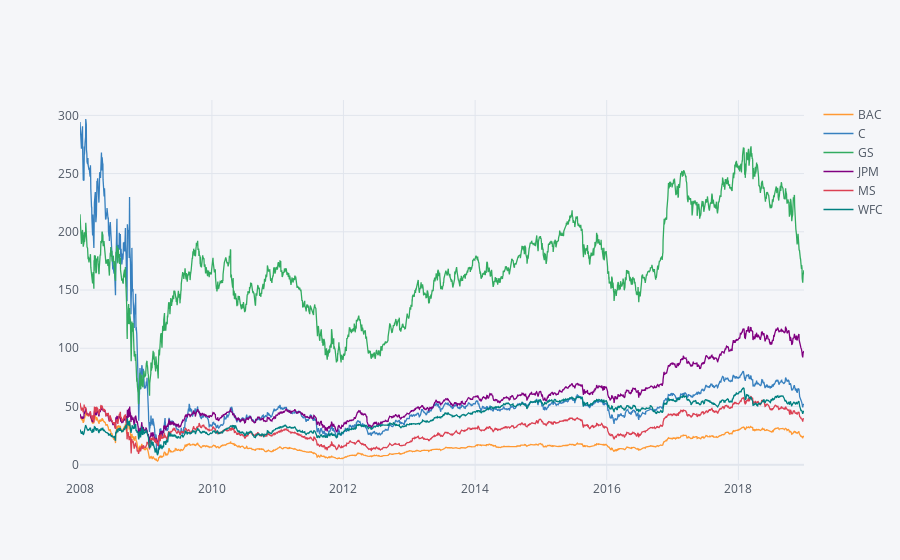

Notebook code for this chart:
### Markdown cell above
**Create a line plot showing Close price for each bank for the entire index of time. (Hint: Try using a for loop, or use [.xs](http://pandas.pydata.org/pandas-docs/stable/generated/pandas.DataFrame.xs.html) to get a cross section of the data.)**

### Code cell
bank_stock_data.xs(key='Close',axis=1,level="Stock Info").iplot()

### Figure 1 — Plotly figure (JSON) as saved in the notebook; plotly's stock layout.template omitted (floating-point values rounded to 4 significant figures; data arrays with more than 128 entries replaced by an {"elided": "..."} marker saying what was removed)
{"data": [{"line": {"color": "rgba(255, 153, 51, 1.0)", "dash": "solid", "shape": "linear", "width": 1.3}, "mode": "lines", "name": "BAC", "text": "", "type": "scatter", "x": {"elided": "2770 str values"}, "y": {"elided": "2770 float values"}}, {"line": {"color": "rgba(55, 128, 191, 1.0)", "dash": "solid", "shape": "linear", "width": 1.3}, "mode": "lines", "name": "C", "text": "", "type": "scatter", "x": {"elided": "2770 str values"}, "y": {"elided": "2770 float values"}}, {"line": {"color": "rgba(50, 171, 96, 1.0)", "dash": "solid", "shape": "linear", "width": 1.3}, "mode": "lines", "name": "GS", "text": "", "type": "scatter", "x": {"elided": "2770 str values"}, "y": {"elided": "2770 float values"}}, {"line": {"color": "rgba(128, 0, 128, 1.0)", "dash": "solid", "shape": "linear", "width": 1.3}, "mode": "lines", "name": "JPM", "text": "", "type": "scatter", "x": {"elided": "2770 str values"}, "y": {"elided": "2770 float values"}}, {"line": {"color": "rgba(219, 64, 82, 1.0)", "dash": "solid", "shape": "linear", "width": 1.3}, "mode": "lines", "name": "MS", "text": "", "type": "scatter", "x": {"elided": "2770 str values"}, "y": {"elided": "2770 float values"}}, {"line": {"color": "rgba(0, 128, 128, 1.0)", "dash": "solid", "shape": "linear", "width": 1.3}, "mode": "lines", "name": "WFC", "text": "", "type": "scatter", "x": {"elided": "2770 str values"}, "y": {"elided": "2770 float values"}}], "layout": {"legend": {"bgcolor": "#F5F6F9", "font": {"color": "#4D5663"}}, "paper_bgcolor": "#F5F6F9", "plot_bgcolor": "#F5F6F9", "title": {"font": {"color": "#4D5663"}}, "xaxis": {"gridcolor": "#E1E5ED", "showgrid": true, "tickfont": {"color": "#4D5663"}, "title": {"font": {"color": "#4D5663"}, "text": ""}, "zerolinecolor": "#E1E5ED"}, "yaxis": {"gridcolor": "#E1E5ED", "showgrid": true, "tickfont": {"color": "#4D5663"}, "title": {"font": {"color": "#4D5663"}, "text": ""}, "zerolinecolor": "#E1E5ED"}}}
